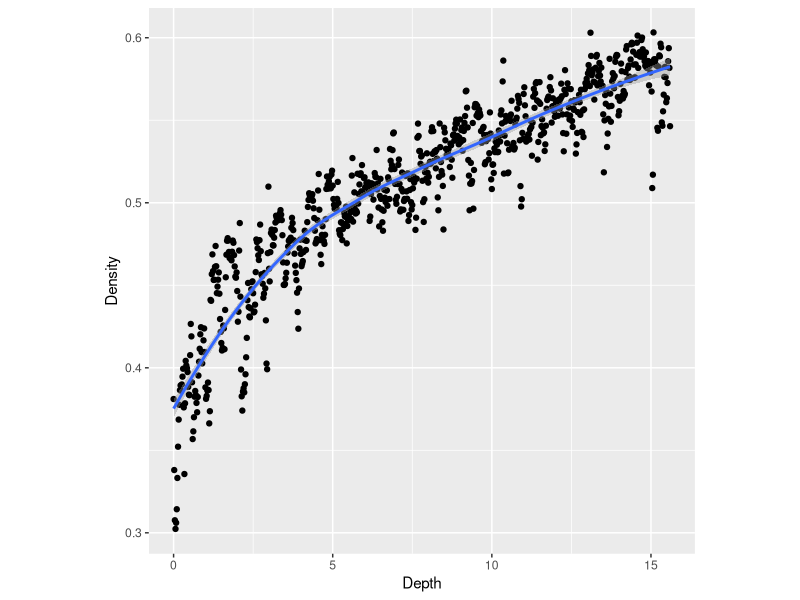
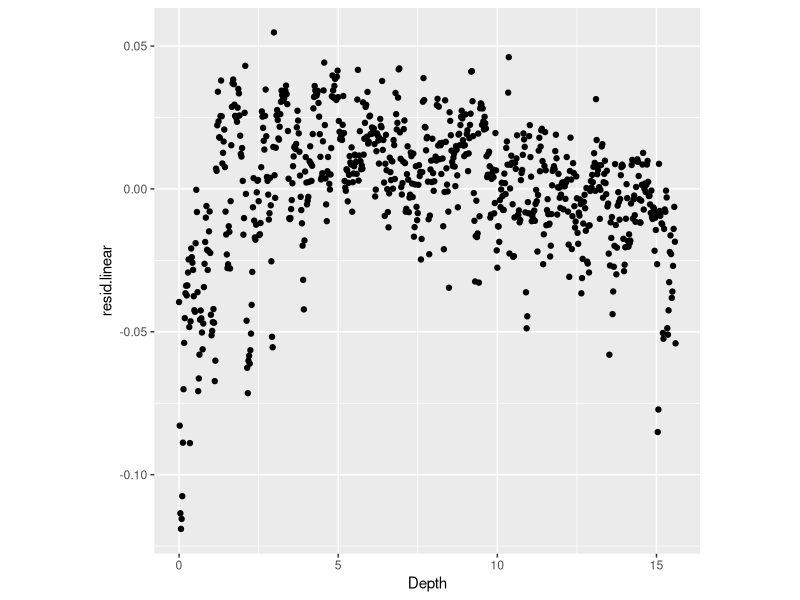
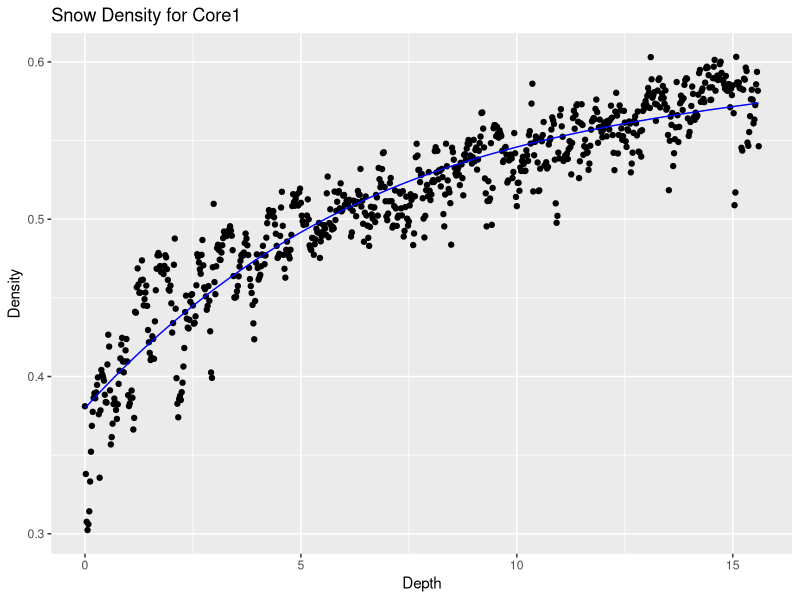
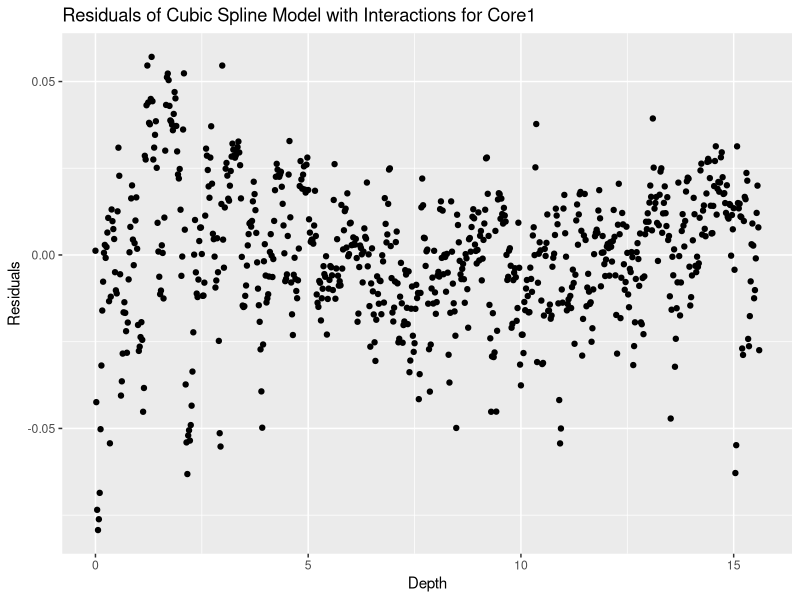

Write R code to recreate these figures, in order.
## ---- chunk 1
knitr::opts_chunk$set(echo = TRUE)
library(tidyverse)
library(splines)
## ---- chunk 2
snow <- read.csv("snow_core.csv") %>% 
  mutate(Core = as.factor(Core))
summary(snow)
## ---- chunk 3
lm_snow <- lm(Density ~ Depth+Core ,data = snow)
lm_snow
## ---- chunk 4
AIC(lm_snow)
## ---- chunk 5
lm_cores <- lm(Density ~ Depth+Depth*Core ,data = snow)
lm_cores

snow$resid.linear<-resid((lm_cores))
## ---- chunk 6
AIC(lm_cores)
## ---- chunk 7
ggplot(subset(snow, Core == 1), aes(x = Depth, y = Density)) +
  geom_point() +
  geom_smooth() +
  theme(aspect.ratio = 1)

## ---- chunk 8
# Create a scatter plot of residuals versus depth
ggplot(subset(snow, Core == 1), aes(x = Depth, y = resid.linear)) +
  geom_point() +
  theme(aspect.ratio = 1)

## ---- chunk 9
lm_poly_cub = lm(Density ~ Depth + poly(Core,3),data = snow)
lm_poly_cub
## ---- chunk 10
AIC(lm_poly_cub)
## ---- chunk 11
lm_poly_cubcore<-lm(Density ~ Core * poly(Depth,3), data=snow)
lm_poly_cubcore
## ---- chunk 12
AIC(lm_poly_cubcore)

## ---- chunk 13
lm_spline_cub = lm(Density ~ Core + 
                      bs(Depth,knots = 10, degree = 3),
                    data = snow)
lm_spline_cub
## ---- chunk 14
AIC(lm_spline_cub)

## ---- chunk 15
lm_spline_cubint = lm(Density ~ Core + Core*Depth +
                      bs(Depth,knots = 10, degree = 3),
                    data = snow)
snow$pred.spline<-predict(lm_spline_cubint)
snow$resid.spline <- resid(lm_spline_cubint)
## ---- chunk 16
AIC(lm_spline_cubint)
## ---- chunk 17
ggplot(subset(snow, Core == 1), aes(x = Depth, y = Density)) +
  geom_point() +
  geom_line(aes(y = pred.spline), color = "blue") +
  labs(title = "Snow Density for Core1",
       x = "Depth",
       y = "Density")

## ---- chunk 18
ggplot(subset(snow, Core == 1), aes(x = Depth, y = resid.spline)) +
  geom_point() +
  labs(title = "Residuals of Cubic Spline Model with Interactions for Core1",
       x = "Depth",
       y = "Residuals")
